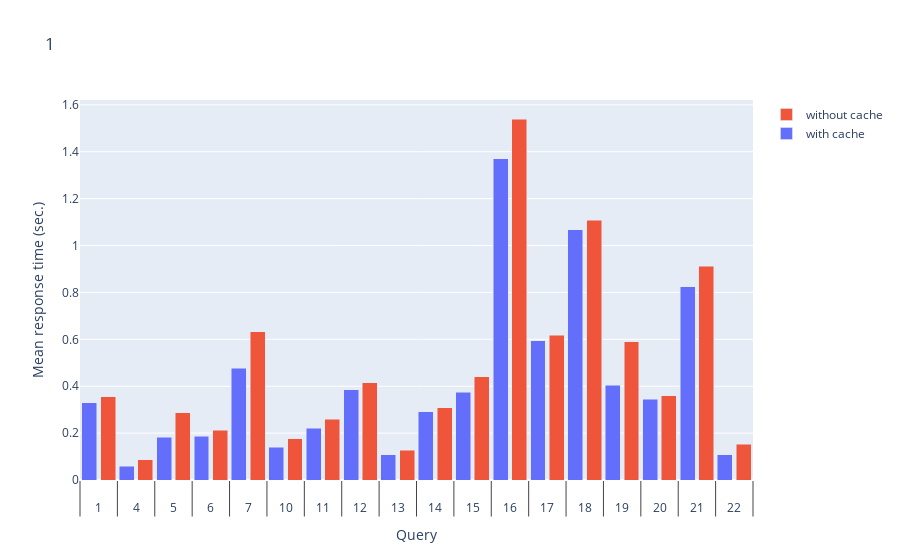

Source (notebook cell):
### Code cell
for i in dataSizes:
    plot(i)

### Figure 1 — Plotly figure (JSON) as saved in the notebook; plotly's stock layout.template omitted (floating-point values rounded to 4 significant figures)
{"data": [{"name": "with cache", "type": "bar", "x": [["1", "4", "5", "6", "7", "10", "11", "12", "13", "14", "15", "16", "17", "18", "19", "20", "21", "22"], ["", "", "", "", "", "", "", "", "", "", "", "", "", "", "", "", "", ""]], "y": [0.3285, 0.05925, 0.1815, 0.1876, 0.4758, 0.1392, 0.2209, 0.3848, 0.1075, 0.2907, 0.3742, 1.371, 0.5947, 1.067, 0.4043, 0.3439, 0.8242, 0.1081]}, {"name": "without cache", "type": "bar", "x": [["1", "4", "5", "6", "7", "10", "11", "12", "13", "14", "15", "16", "17", "18", "19", "20", "21", "22"], [" ", " ", " ", " ", " ", " ", " ", " ", " ", " ", " ", " ", " ", " ", " ", " ", " ", " "]], "y": [0.3545, 0.0854, 0.2864, 0.2131, 0.6322, 0.175, 0.2592, 0.4143, 0.127, 0.3082, 0.4402, 1.54, 0.6178, 1.108, 0.5905, 0.3594, 0.9108, 0.1525]}], "layout": {"barmode": "stack", "title": {"text": "1"}, "xaxis": {"title": {"text": "Query"}}, "yaxis": {"title": {"text": "Mean response time (sec.)"}}}}
